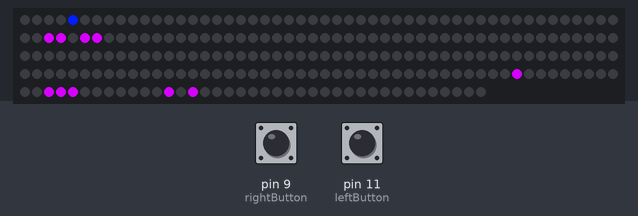
Recording of a sketch running on a simulated Arduino Uno, built with avr-gcc and run on an emulated ATmega328P. Shown: 239 RGB LEDs in strip order, left to right, continuing on the next row. Inputs (shaded band) come from the test bench; at power-on: pin 11 (leftButton) HIGH, pin 9 (rightButton) HIGH. Random numbers use the default seed unless the sketch sets one; EEPROM starts erased; what the sketch prints to the serial monitor is not drawn.

Above: at 1.2 s.
1.3 s: pin 11 (leftButton) pulled LOW for 0.15 s
2.0 s: pin 9 (rightButton) pulled LOW for 0.15 s
2.7 s: pin 11 (leftButton) pulled LOW for 1 s
5.2 s: pin 9 (rightButton) pulled LOW for 1 s
9.8 s: pin 9 (rightButton) pulled LOW for 1 s
Timing chart, 0 to 12.4 s (numbered marks = the images above; inputs shaded):
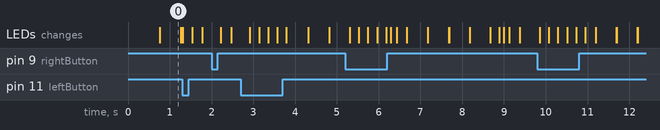

The sketch:

buttons.ino
```cpp
#include <Adafruit_NeoPixel.h>
#include <avr/eeprom.h>
#include <EEPROM.h>

// #include <SPI.h>
// #include <Wire.h>
// #include <Adafruit_GFX.h>
// #include <Adafruit_SSD1306.h>

// #define SCREEN_WIDTH 128  // OLED display width, in pixels
// #define SCREEN_HEIGHT 32  // OLED display height, in pixels
// #define OLED_RESET -1
// Adafruit_SSD1306 display(SCREEN_WIDTH, SCREEN_HEIGHT, &Wire, OLED_RESET);


int ledPin = 8;
int numPixels = 239;
const int arenaX = 10;
const int arenaY = 24;
int arena[arenaY][arenaX] = { 0 };
int downTime = 500;
int rightButton = 9;
int leftButton = 11;
int resetButton = 10;
int moveTime = 200;
int score = 0;
int animationTime = 100;
int piece = 0;
int color = 1;
int level = 1;
int highscore = 0;
int lastMilestone = 0;
Adafruit_NeoPixel pixels(numPixels, ledPin, NEO_GRB + NEO_KHZ800);

//////////////////////////////////// random shit


/*==============================================================================
  Call reseedRandom once in setup to start random on a new sequence.  Uses
  four bytes of EEPROM.
==============================================================================*/

void reseedRandom(uint32_t *address) {
  static const uint32_t HappyPrime = 127807;
  uint32_t raw;
  unsigned long seed;

  // Read the previous raw value from EEPROM
  raw = eeprom_read_dword(address);

  // Loop until a seed within the valid range is found
  do {
    // Incrementing by a prime (except 2) every possible raw value is visited
    raw += HappyPrime;

    // Park-Miller is only 31 bits so ignore the most significant bit
    seed = raw & 0x7FFFFFFF;
  } while ((seed < 1) || (seed > 2147483646));

  // Seed the random number generator with the next value in the sequence
  srandom(seed);

  // Save the new raw value for next time
  eeprom_write_dword(address, raw);
}

inline void reseedRandom(unsigned short address) {
  reseedRandom((uint32_t *)(address));
}

/*==============================================================================
  So the reseedRandom raw value can be initialized allowing different
  applications or instances to have different random sequences.

  Generate initial raw values...

  https://www.random.org/cgi-bin/randbyte?nbytes=4&format=h
  https://www.fourmilab.ch/cgi-bin/Hotbits?nbytes=4&fmt=c&npass=1&lpass=8&pwtype=3

==============================================================================*/

void reseedRandomInit(uint32_t *address, uint32_t value) {
  eeprom_write_dword(address, value);
}

inline void reseedRandomInit(unsigned short address, uint32_t value) {
  reseedRandomInit((uint32_t *)(address), value);
}

uint32_t reseedRandomSeed EEMEM = 0xFFFFFFFF;

//////////////////////////////////

void colorSetter(int pixel, int colorCode) {
  switch (colorCode) {
    case 0:
      pixels.setPixelColor(pixel, pixels.Color(0, 0, 0));
      break;
    case 1:
      pixels.setPixelColor(pixel, pixels.Color(0, 255, 159));
      break;
    case 2:
      pixels.setPixelColor(pixel, pixels.Color(0, 184, 255));
      break;
    case 3:
      pixels.setPixelColor(pixel, pixels.Color(0, 30, 255));
      break;
    case 4:
      pixels.setPixelColor(pixel, pixels.Color(189, 0, 255));
      break;
    case 5:
      pixels.setPixelColor(pixel, pixels.Color(214, 0, 255));
      break;
    case 6:
      pixels.setPixelColor(pixel, pixels.Color(214, 0, 255));
      break;
  }
}

void printScreen() {

  for (int i = 4; i < arenaY; ++i) {
    int offset = i - 4;
    for (int j = 0; j < arenaX; ++j) {
      int pixel;
      if (i % 2 == 0)
        pixel = offset * arenaX + j + offset;
      else
        pixel = offset * arenaX + (arenaX - j - 1) + offset;

      if (arena[i][j] == 0)
        colorSetter(pixel, 0);
      else
        colorSetter(pixel, arena[i][j]);
    }
  }
  pixels.show();
}

///////////////////// Point

class Point {
public:
  int x = 0;
  int y = 0;
  Point addPoint(int x_add, int y_add);
  void setPoint(int x_new, int y_new);
  bool checkPoint();
};

Point Point::addPoint(int x_add, int y_add) {
  Point temp;
  temp.x += x + x_add;
  temp.y += y + y_add;
  return temp;
}
void Point::setPoint(int x_new, int y_new) {
  x = x_new;
  y = y_new;
}

bool Point::checkPoint() {
  if (x >= 0 && x < arenaX && y >= 0 && y < arenaY && arena[y][x] == 0)
    return true;
  return false;
}
/////////////////////////////// square

class Player {
private:
  Point blocks[6];
  int color = 1;
  void setSquare();

public:
  Point pivot;
  int health;
  void spawn();
  void remove();
  void goLeft();
  void goRight();
  // 01
  // 23
};

void Player::setSquare() {
  blocks[0] = pivot;
  blocks[1] = pivot.addPoint(1, 1);
  blocks[2] = pivot.addPoint(0, 1);
  blocks[3] = pivot.addPoint(-1, 1);
  blocks[4] = pivot.addPoint(1, 2);
  blocks[5] = pivot.addPoint(-1, 2);
}

void Player::spawn() {
  setSquare();
  for (int i = 0; i < 6; ++i)
    arena[blocks[i].y][blocks[i].x] = 5;
}
void Player::remove() {
  setSquare();
  for (int i = 0; i < 6; ++i)
    arena[blocks[i].y][blocks[i].x] = 0;
}


void Player::goLeft() {

  if (pivot.x - 2 >= 0) {
    remove();
    pivot = pivot.addPoint(-1, 0);
    spawn();
  }
}
void Player::goRight() {

  if (pivot.x + 2 < 10) {
    remove();
    pivot = pivot.addPoint(1, 0);
    spawn();
  }
}


class enemy {
private:
  Point blocks[6];
  int color = 2;
  void setSquare();

public:
  Point pivot;
  int health;
  void spawn();
  void remove();

  void goDown();

  // 01
  // 23
};


void enemy::setSquare() {
  blocks[0] = pivot;
  blocks[1] = pivot.addPoint(1, -1);
  blocks[2] = pivot.addPoint(0, -1);
  blocks[3] = pivot.addPoint(-1, -1);
  blocks[4] = pivot.addPoint(1, -2);
  blocks[5] = pivot.addPoint(-1, -2);
}

void enemy::spawn() {
  setSquare();
  for (int i = 0; i < 6; ++i)
    arena[blocks[i].y][blocks[i].x] = 1;
}

void enemy::remove() {
  setSquare();
  for (int i = 0; i < 6; ++i)
    arena[blocks[i].y][blocks[i].x] = 0;
}


void enemy::goDown() {
  remove();
  pivot = pivot.addPoint(0, 1);
  spawn();
}

int checkButtonPress() {
  int buttonLeft = digitalRead(leftButton);
  int buttonRight = digitalRead(rightButton);

  if (buttonLeft == LOW) {
    // Serial.println("left Button Pressed");
    return 1;
  }

  else if (buttonRight == LOW)
    return 2;
  else if (resetButton == LOW)
    return 3;
  else
    return 0;
}


class Square {
private:
  Point blocks[4];
  int color = 1;
  void setSquare();

public:
  Point pivot;
  int state;
  void spawn();
  void remove();
  bool canGoDown();
  void goDown();
  void goLeft();
  void goRight();
  // 01
  // 23
};

void Square::setSquare() {
  blocks[0] = pivot;
  blocks[1] = pivot.addPoint(1, 0);
  blocks[2] = pivot.addPoint(0, 1);
  blocks[3] = pivot.addPoint(1, 1);
}

void Square::spawn() {
  setSquare();
  for (int i = 0; i < 4; ++i)
    arena[blocks[i].y][blocks[i].x] = 6;
}
void Square::remove() {
  setSquare();
  for (int i = 0; i < 4; ++i)
    arena[blocks[i].y][blocks[i].x] = 0;
}

void Square::goDown() {
  remove();
  pivot = pivot.addPoint(0, 1);
  spawn();
}


class bullet {
private:
  Point blocks[1];
  int color = 4;
  void setSquare();

public:
  Point pivot;
  int state;
  void spawn();
  void remove();
  bool canGoUp();
  void goUp();
  bool canGoDown();
  void goDown();

  // 01
  // 23
};


void bullet::setSquare() {
  blocks[0] = pivot;
}

void bullet::spawn() {
  setSquare();

  arena[blocks[0].y][blocks[0].x] = 3;
}
void bullet::remove() {
  arena[blocks[0].y][blocks[0].x] = 0;
}


bool bullet::canGoDown() {

  Point temp = blocks[0].addPoint(0, 1);
  if (!temp.checkPoint())
    return false;


  return true;
}

bool bullet::canGoUp() {

  Point temp = blocks[0].addPoint(0, -1);
  if (!temp.checkPoint())
    return false;


  return true;
}

void bullet::goUp() {
  remove();
  pivot = pivot.addPoint(0, -1);
  spawn();
}
void bullet::goDown() {
  remove();
  pivot = pivot.addPoint(0, 2);
  spawn();
}


int bulletx[20] = { -1 };
int bullety[20] = { -1 };


unsigned long timeIntial;
unsigned long timeFinal;
Player player;
enemy enemy1;
Square sqr;
// bullet playerbullet[20];
bullet enemybullet;


void updateHighScore(int score) {
  // Read current high score from EEPROM
  highscore = EEPROM.get(50, highscore);
  if (score > highscore) {
    highscore = score;
    EEPROM.put(50, score);
    Serial.print(F("New Highscore Saved: "));
    Serial.println(highscore);
  }
}

void printScore(int score) {
  updateHighScore(score);
  Serial.print(F("score : "));
  Serial.print(score);
  Serial.print(F(" health :"));
  Serial.println(player.health);
}

void printhealth(int score) {
  updateHighScore(player.health);
  Serial.print(F("score : "));
  Serial.print(player.health);
  Serial.print(F(" health :"));
  // Serial.println(highscore);
}


void setup() {
  Serial.begin(9600);
  // if (!display.begin(SSD1306_SWITCHCAPVCC, 0x3C)) {  // Address 0x3D for 128x64
  //   Serial.println(F("SSD1306 allocation failed"));
  //   for (;;)
  //     ;
  // }
  // delay(2000);
  // display.clearDisplay();
  // display.setTextSize(1);
  // display.setTextColor(WHITE);
  // display.setCursor(0, 10);
  // display.display();
  // display.clearDisplay();
  // Serial.begin(9600);
  EEPROM.get(50, highscore);
  Serial.print(F("Highscore Loaded: "));
  Serial.println(highscore);
  Serial.print(F("High Score: "));
  Serial.println(highscore);


  reseedRandom(&reseedRandomSeed);
  pinMode(leftButton, INPUT_PULLUP);
  pinMode(rightButton, INPUT_PULLUP);
  pinMode(resetButton, INPUT_PULLUP);

  pixels.begin();
  pixels.clear();


  timeIntial = millis();
  timeFinal = millis();
  player.pivot.setPoint(5, 21);
  enemy1.pivot.setPoint(4, 2);
  sqr.pivot.setPoint(8, 7);
  enemybullet.pivot.setPoint(enemy1.pivot.x, enemy1.pivot.y);
  player.health = 10;
  enemy1.health = 3;
  printScore(score);
}
int count = 0;
bool inPlay = true;

void resetGame() {
  // Clear arena
  for (int y = 0; y < arenaY; y++) {
    for (int x = 0; x < arenaX; x++) {
      arena[y][x] = 0;
    }
  }

  // Reset positions
  player.pivot.setPoint(5, 21);
  enemy1.pivot.setPoint(4, 2);

  // Reset stats
  player.health = 10;
  enemy1.health = 3;
  score = 0;
  level = 1;
  downTime = 500;

  // Reset game state
  inPlay = true;

  // Clear display
  pixels.clear();
  pixels.show();

  Serial.println("Game restarted!");
  printScore(score);
}

void loop() {
  // put your main code here, to run repeatedly:
  if (inPlay) {
    if (score % 5 == 0 && score != 0 && score != lastMilestone) {
      level++;
      downTime = max(100, downTime - 50);
      lastMilestone = score;
    }
    player.spawn();
    enemy1.spawn();
    sqr.spawn();
    // playerbullet.spawn();
    // enemybullet.pivot.setPoint(enemy1.pivot.x, enemy1.pivot.y);
    enemybullet.spawn();
    timeFinal = millis();
    if ((timeFinal - timeIntial) > downTime) {
      timeFinal = millis();
      timeIntial = timeFinal;
      if (enemy1.pivot.y < 20) {
        enemy1.goDown();
        // Serial.println("i");
      } else {
        enemy1.remove();
        // sqr.remove();
        enemybullet.remove();
        enemy1.pivot.y = 2;
        // sqr.pivot.y = 0;

        enemy1.pivot.x = random(7) + 1;
        // sqr.pivot.x = random(2) + 1;
        if (player.pivot.x == enemy1.pivot.x) {
          player.health = player.health - 2;
          printScore(score);
        } else {
          player.health--;
          printScore(score);
        }
        // Serial.println(player.health);
        if (player.health <= 0) {
          inPlay = false;
        }
      }

      if (sqr.pivot.y < 20) {
        sqr.goDown();

      } else {
        sqr.remove();
        // sqr.remove();

        sqr.pivot.y = 2;
        // sqr.pivot.y = 0;

        sqr.pivot.x = random(2) + 1;
        // sqr.pivot.x = random(2) + 1;
        if (player.pivot.x == sqr.pivot.x) {
          player.health = player.health - 2;
          printScore(score);
        }
        // Serial.println(player.health);
        if (player.health <= 0) {
          inPlay = false;
        }
      }

      for (int i = player.pivot.y - 2; i >= 0; i--) {
        if (arena[i][player.pivot.x] == 0)
          arena[i][player.pivot.x] = 2;
      }

      delay(moveTime);
      printScreen();
      if (enemybullet.pivot.y < 20) {
        enemybullet.goDown();
      } else {
        if (enemybullet.pivot.x == player.pivot.x) {
          player.health -= 2;
          printScore(score);
          player.remove();
          printScreen();
          delay(moveTime);
          player.spawn();
          printScreen();
          delay(100);
          player.remove();
          printScreen();
          delay(100);
          player.spawn();
          if (player.health <= 0) {
            inPlay = false;
          }
        }
        enemybullet.remove();
        enemybullet.pivot.y = enemy1.pivot.y + 1;
        enemybullet.pivot.x = enemy1.pivot.x;
        enemybullet.spawn();
      }

      for (int i = player.pivot.y - 2; i >= 0; i--) {
        arena[i][player.pivot.x] = 0;
      }
      printScreen();
      if (player.pivot.x == enemy1.pivot.x) {
        enemy1.health--;
        if (enemy1.health <= 0) {
          score+=1;
          enemy1.remove();
          printScore(score);
          enemybullet.remove();
          enemy1.pivot.y = 2;

          enemy1.pivot.x = random(7) + 1;
        }
      }
    }


    int input = checkButtonPress();
    if (input != 0) {
      if (input == 1) {
        player.goLeft();
        delay(moveTime);
      } else if (input == 2) {
        player.goRight();
        delay(moveTime);
        // } else if (input == 2) {
        //   player.goRight();
        //   delay(moveTime);
      }
    }
    printScreen();
  }

  else {
    for (int i = arenaY - 1; i >= 0; --i) {
      if (i % 2 == 0) {
        for (int j = 0; j < arenaX; ++j)
          arena[i][j] = 1;
        printScreen();
        delay(50);
      } else {
        for (int j = arenaX - 1; j >= 0; --j)
          arena[i][j] = 1;
        printScreen();
        delay(50);
      }
    }
    for (int i = 0; i < arenaY; ++i) {
      for (int j = 0; j < arenaX; ++j)
        arena[i][j] == 0;
    }
    printScreen();
    printScore(score);
    player.health = 0;

    if(player.health <= 0) {
      inPlay = false;

      // Death animation
      for(int flash = 0; flash < 3; flash++) {
        pixels.fill(pixels.Color(100, 0, 0));
        pixels.show();
        delay(200);
        pixels.clear();
        pixels.show();
        delay(200);
      }

      // Auto-restart
      delay(1000);
      resetGame();
      return;
    }
  }
}
```
